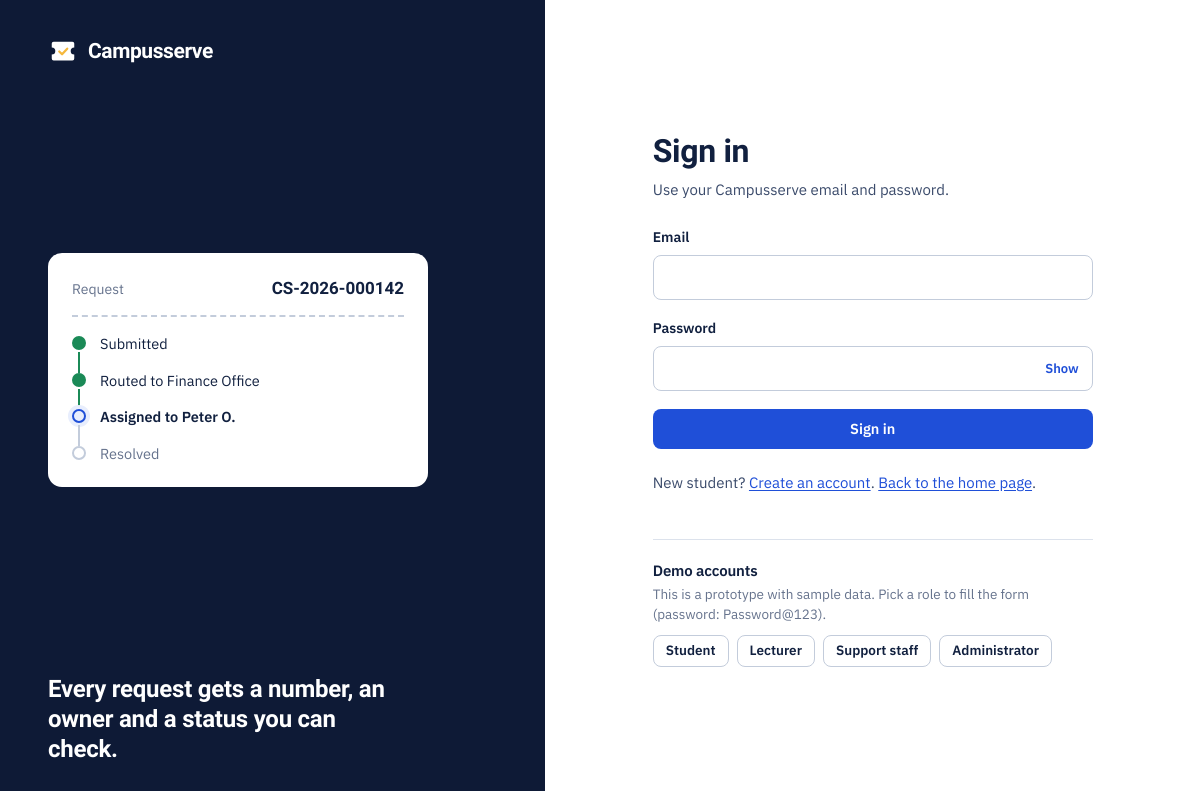
Page /index.php?r=auth/login on the earlier database version.
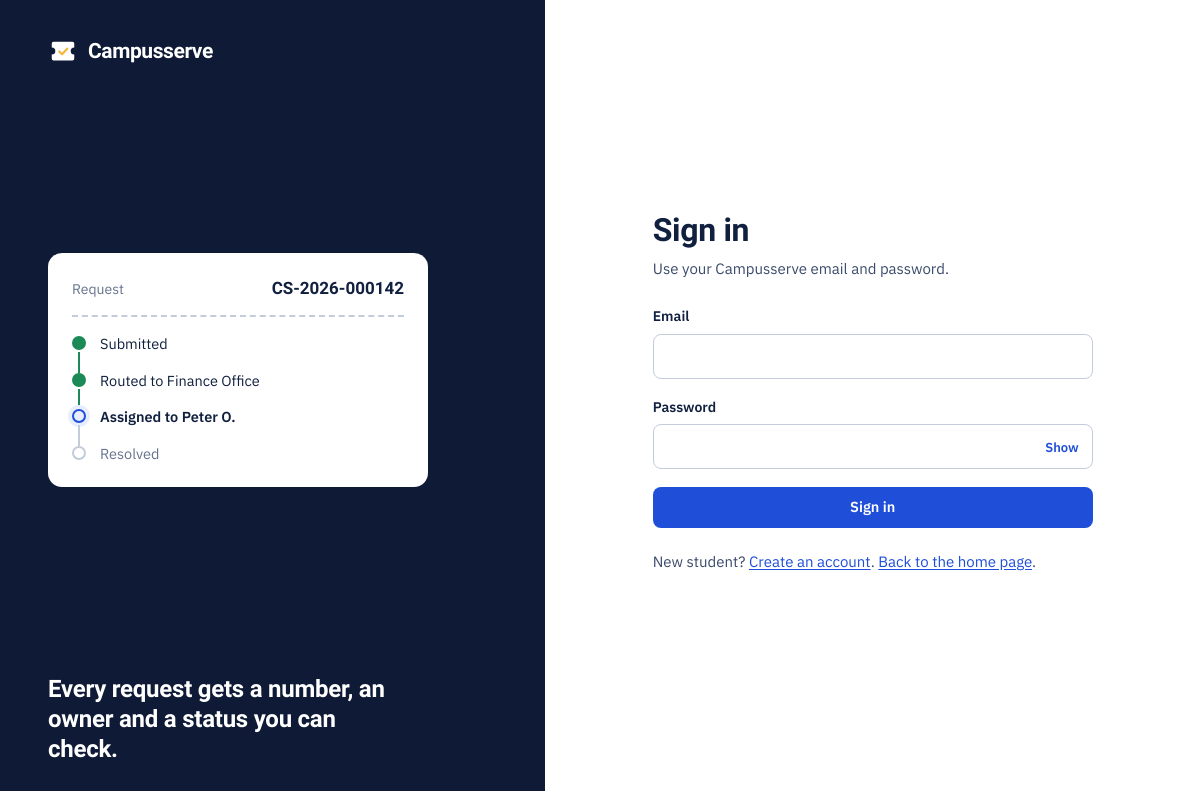
Same page on the later database version.
### tables this page shows
CREATE TABLE users (
    id              INT UNSIGNED AUTO_INCREMENT PRIMARY KEY,
    role            ENUM('student','lecturer','staff','admin') NOT NULL,
    identifier      VARCHAR(30)  NOT NULL UNIQUE COMMENT 'admission no. for students, staff no. otherwise',
    full_name       VARCHAR(120) NOT NULL,
    email           VARCHAR(150) NOT NULL UNIQUE,
    date_of_birth   DATE NULL,
    age             TINYINT UNSIGNED NULL COMMENT 'derived from date_of_birth by triggers and a daily event; never edit by hand',
    password_hash   VARCHAR(255) NOT NULL,
    department_id   INT UNSIGNED NULL COMMENT 'staff and lecturers only',
    programme       VARCHAR(100) NULL COMMENT 'students only',
    year_of_study   TINYINT UNSIGNED NULL,
    status          ENUM('active','suspended') NOT NULL DEFAULT 'active',
    failed_attempts TINYINT UNSIGNED NOT NULL DEFAULT 0,
    locked_until    DATETIME NULL,
    last_login_at   DATETIME NULL,
    created_at      DATETIME NOT NULL DEFAULT CURRENT_TIMESTAMP,
    CONSTRAINT fk_users_dept FOREIGN KEY (department_id) REFERENCES departments(id) ON DELETE SET NULL,
    INDEX idx_users_role (role)
);

### core/View.php (called while the page is built, shortened)
<?php
class View
{
    public static function render(string $view, array $data = [], string $layout = 'layouts/main'): void
    {
        $file = BASE_PATH . "/app/views/$view.php";
        extract($data, EXTR_SKIP);
        require $file;
        $content = ob_get_clean();
        require BASE_PATH . "/app/views/$layout.php";
    }
    public static function partial(string $name, array $data = []): void
    {
        extract($data, EXTR_SKIP);
        require BASE_PATH . "/app/views/partials/$name.php";
    }
}

### core/Controller.php (called while the page is built, shortened)
<?php
abstract class Controller
{
    protected function render(string $view, array $data = [], string $layout = 'layouts/main'): void
    {
        View::render($view, $data, $layout);
    }
}

### app/controllers/AuthController.php (called while the page is built, shortened)
<?php
class AuthController extends Controller
{
    public function loginAction(): void
    {
        $demo = App::config('demo_mode')
            ? Database::all('SELECT role, email, full_name FROM users WHERE email IN ("admin@Campusserve.test","st1001@Campusserve.test","lc2001@Campusserve.test","110201@Campusserve.test")
                             ORDER BY FIELD(role,"student","lecturer","staff","admin")') : [];
        $this->render('auth/login', ['title' => 'Sign in', 'demoUsers' => $demo], 'layouts/auth');
    }
}

### core/App.php (called while the page is built, shortened)
<?php
class App
{
    private static array $config = [];
    public static function boot(): void
    {
        self::$config = require BASE_PATH . '/config/config.php';
        date_default_timezone_set(self::$config['timezone']);
        spl_autoload_register(function (string $class): void {
            foreach (['core', 'app/controllers', 'app/models', 'app/services'] as $dir) {
                $f = BASE_PATH . "/$dir/$class.php";
                if (is_file($f)) { require_once $f; return; }
            }
        });
        require_once BASE_PATH . '/core/helpers.php';
    }
    public static function config(?string $key = null)
    {
        return $key === null ? self::$config : (self::$config[$key] ?? null);
    }
    public static function dispatch(): void
    {
        $route = $_GET['r'] ?? 'home/index';
        if (!is_string($route) || !preg_match('#^([a-z]+)/([a-z]+)$#', $route, $m)) { self::notFound(); }
        $action = $m[2] . 'Action';
        try {
            (new $class())->$action();
        } catch (PDOException $e) {
            error_log('Campusserve DB error: ' . $e->getMessage());
            http_response_code(500);
            View::render('errors/500', ['title' => 'Database unavailable'], 'layouts/plain');
        }
    }
}

### index.php (called while the page is built, shortened)
<?php
require BASE_PATH . '/core/App.php';
App::dispatch();

### core/helpers.php (called while the page is built, shortened)
<?php
function e($v): string { return htmlspecialchars((string) $v, ENT_QUOTES | ENT_SUBSTITUTE, 'UTF-8'); }
function base_path_url(): string
{
    $dir = rtrim(str_replace('\\', '/', dirname($_SERVER['SCRIPT_NAME'] ?? '')), '/');
    return $dir;
}
function url(string $route = 'home/index', array $params = []): string
{
    $q = ['r' => $route] + $params;
    return base_path_url() . '/index.php?' . http_build_query($q);
}
function asset(string $path): string { return base_path_url() . '/assets/' . ltrim($path, '/'); }
function old(string $key, $default = '') { return $_SESSION['old'][$key] ?? $default; }
function role_label(string $r): string { return ['student' => 'Student', 'lecturer' => 'Lecturer', 'staff' => 'Support staff', 'admin' => 'Administrator'][$r] ?? $r; }

### core/Database.php (called while the page is built, shortened)
<?php
class Database
{
    private static ?PDO $pdo = null;
    public static function pdo(): PDO
    {
        if (self::$pdo === null) {
            $c = App::config('db');
            $dsn = "mysql:host={$c['host']};port={$c['port']};dbname={$c['name']};charset={$c['charset']}";
            self::$pdo = new PDO($dsn, $c['user'], $c['pass'], [
                PDO::ATTR_ERRMODE            => PDO::ERRMODE_EXCEPTION,
                PDO::ATTR_DEFAULT_FETCH_MODE => PDO::FETCH_ASSOC,
                PDO::ATTR_EMULATE_PREPARES   => false,
            ]);
            self::$pdo->exec("SET time_zone = '" . date('P') . "'");
        }
        return self::$pdo;
    }
    public static function run(string $sql, array $params = []): PDOStatement
    {
        $st = self::pdo()->prepare($sql);
        $st->execute($params);
        return $st;
    }
    public static function all(string $sql, array $params = []): array   { return self::run($sql, $params)->fetchAll(); }
}

### app/views/auth/login.php (the view, shortened to what this page needs)
<h1>Sign in</h1>
<p class="sub">Use your Campusserve email and password.</p>
<form method="post" action="<?= e(url('auth/login')) ?>" novalidate>
    <div class="field">
        <label for="email">Email</label>
        <input type="email" id="email" name="email" autocomplete="username" value="<?= e(old('email')) ?>" required autofocus>
    </div>
    <div class="field">
        <label for="password">Password</label>
        <div class="pw">
            <input type="password" id="password" name="password" autocomplete="current-password" required>
            <button type="button" data-pw="password" aria-pressed="false">Show</button>
        </div>
    </div>
    <button class="btn btn-primary btn-block" type="submit">Sign in</button>
</form>
<p class="auth-alt">New student? <a href="<?= e(url('auth/register')) ?>">Create an account</a>. <a href="<?= e(url('home/index')) ?>">Back to the home page</a>.</p>
<?php if (!empty($demoUsers)): ?>
<div class="demo-box">
    <h2>Demo accounts</h2>
    <p>This is a prototype with sample data. Pick a role to fill the form (password: Password@123).</p>
    <div class="demo-list">
        <?php foreach ($demoUsers as $d): ?>
            <button type="button" class="btn btn-ghost btn-sm" data-fill-email="<?= e($d['email']) ?>"><?= e(role_label($d['role'])) ?></button>
        <?php endforeach; ?>
    </div>
</div>
<?php endif; ?>

### app/views/layouts/auth.php (shortened to what this page needs)
<!doctype html>
<html lang="en"><head><?php View::partial('head', ['title' => $title ?? '']); ?></head>
<body class="auth">
<section class="auth-art" aria-hidden="true">
    <a class="brand" href="<?= e(url('home/index')) ?>"><?= logo() ?><span>Campusserve</span></a>
    <div class="stub-demo">
        <div class="stub-top"><span>Request</span><b>CS-2026-000142</b></div>
        <ol class="trail">
            <li class="done">Submitted</li>
            <li class="done">Routed to Finance Office</li>
            <li class="now">Assigned to Peter O.</li>
            <li>Resolved</li>
        </ol>
    </div>
    <p class="auth-line">Every request gets a number, an owner and a status you can check.</p>
</section>
<main id="main" class="auth-form">
    <?= $content ?>
</main>
</body></html>

### app/views/partials/head.php (shortened to what this page needs)
<link rel="stylesheet" href="<?= e(asset('css/app.css')) ?>">

Differences in the rows shown:
no longer on this page (row edited): users: role "Student"
no longer on this page (row edited): users: role "Lecturer"
no longer on this page (row edited): users: role "Support staff"
no longer on this page (row edited): users: role "Administrator"
Other differences:
text no longer shown: "Demo accounts This is a prototype with sample data. Pick a role to fill the form (password: Password@123)."
